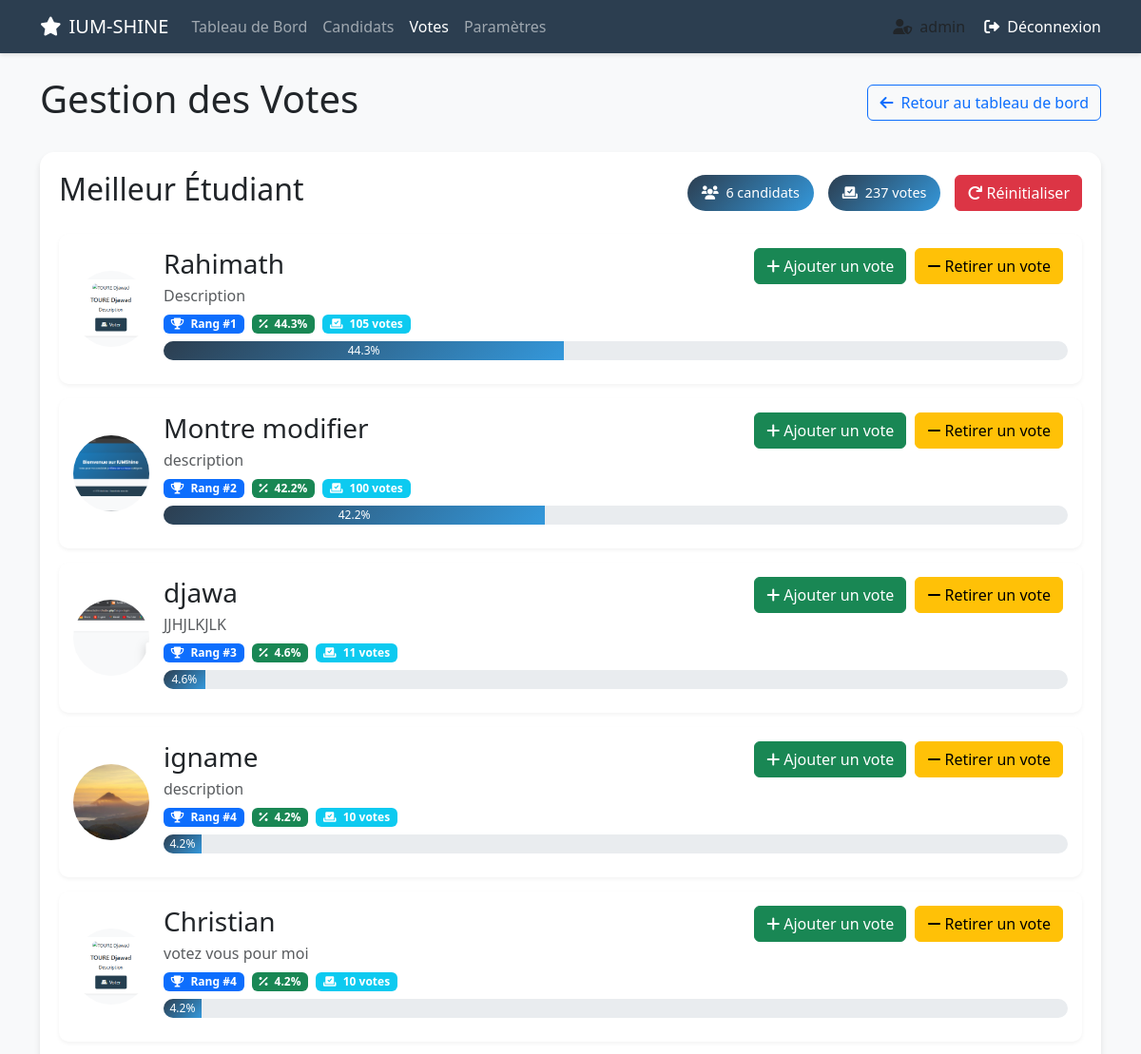
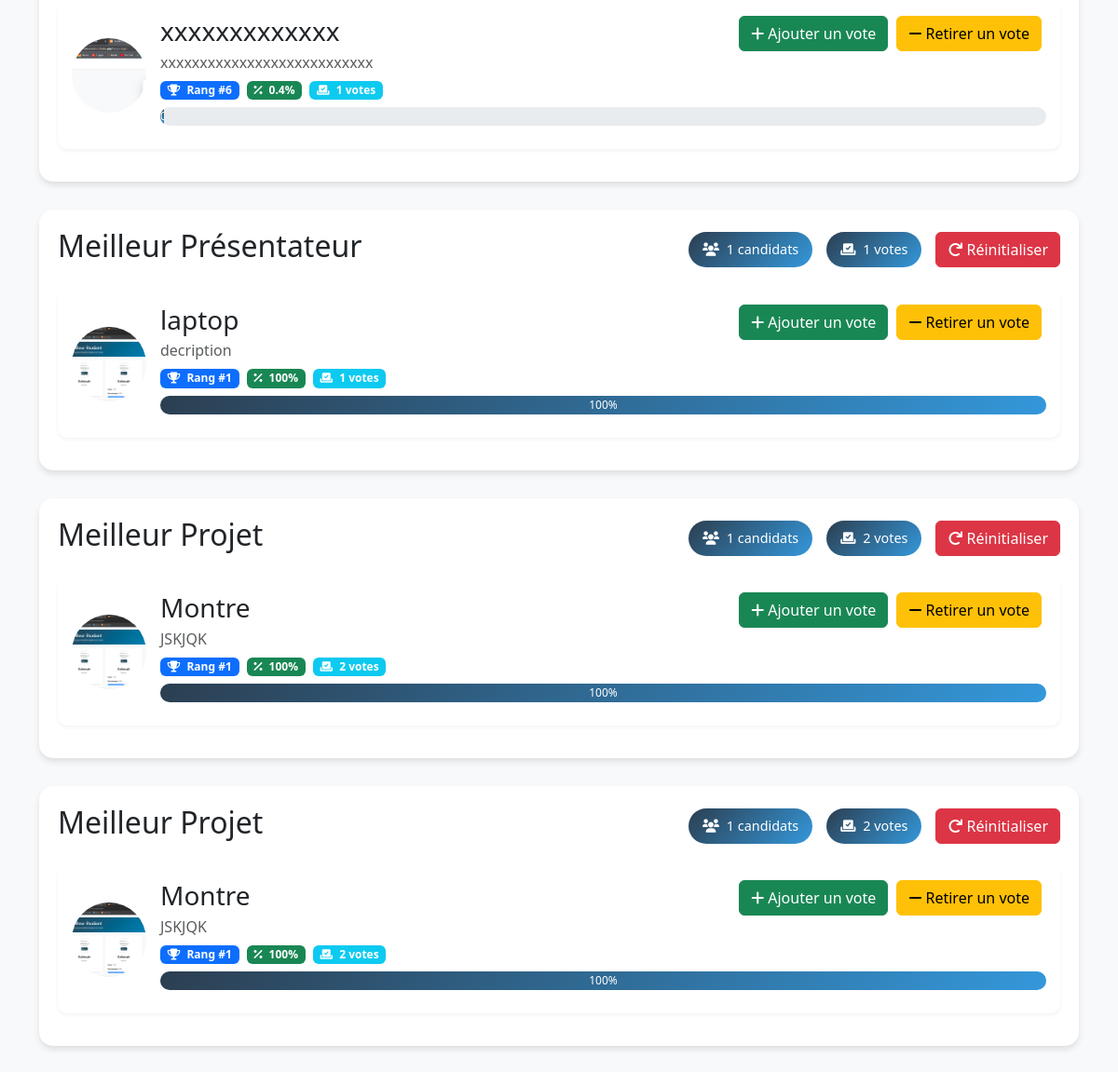
Page /admin.php?route=votes (signed in) on the committed database (2 pictures, top to bottom).
### tables this page shows
CREATE TABLE IF NOT EXISTS `categories` (
  `id` int NOT NULL AUTO_INCREMENT,
  `name` varchar(100) NOT NULL,
  `description` text,
  `created_at` timestamp NULL DEFAULT CURRENT_TIMESTAMP,
  PRIMARY KEY (`id`)
);

CREATE TABLE IF NOT EXISTS `candidates` (
  `id` int NOT NULL AUTO_INCREMENT,
  `category_id` int NOT NULL,
  `name` varchar(100) NOT NULL,
  `description` text,
  `motif` text NOT NULL,
  `photo` varchar(255) DEFAULT NULL,
  `created_at` timestamp NULL DEFAULT CURRENT_TIMESTAMP,
  PRIMARY KEY (`id`),
  KEY `category_id` (`category_id`)
);

### config/database.php (called while the page is built, shortened)
<?php
class Database {
    private $host = "localhost";
    private $db_name = "ium_shine";
    private $username = "root";
    private $password = "";
    public function getConnection() {
        $this->conn = null;
        try {
            $this->conn = new PDO(
                "mysql:host=" . $this->host . ";dbname=" . $this->db_name,
                $this->username,
                $this->password
            );
            $this->conn->setAttribute(PDO::ATTR_ERRMODE, PDO::ERRMODE_EXCEPTION);
            $this->conn->exec("set names utf8");
        } catch(PDOException $e) {
            echo "Erreur de connexion : " . $e->getMessage();
        }
        return $this->conn;
    }
}
?>

### views/admin/votes/list.php (the view, shortened to what this page needs)
<!DOCTYPE html>
<html lang="fr">
<head>
    <link href="https://cdn.jsdelivr.net/npm/bootstrap@5.3.0/dist/css/bootstrap.min.css" rel="stylesheet">
    <link href="https://cdnjs.cloudflare.com/ajax/libs/font-awesome/6.0.0/css/all.min.css" rel="stylesheet">
</head>
<body>
    <nav class="navbar navbar-expand-lg navbar-dark mb-4">
        <div class="container">
            <a class="navbar-brand" href="admin.php">
                <i class="fas fa-star me-2"></i>IUM-SHINE
            </a>
            <div class="collapse navbar-collapse" id="navbarNav">
                 <ul class="navbar-nav me-auto mb-2 mb-lg-0">
                    <li class="nav-item">
                        <a class="nav-link" href="admin.php">Tableau de Bord</a>
                    </li>
                    <li class="nav-item">
                        <a class="nav-link" href="admin.php?route=candidates">Candidats</a>
                    </li>
                    <li class="nav-item">
                        <a class="nav-link active" aria-current="page" href="admin.php?route=votes">Votes</a>
                    </li>
                     <li class="nav-item">
                        <a class="nav-link" href="admin.php?route=settings">Paramètres</a>
                    </li>
                </ul>
                <div class="admin-info">
                    <i class="fas fa-user-shield me-2"></i><?php echo htmlspecialchars($_SESSION['admin_username']); ?>
                     <a href="admin.php?route=logout" class="text-white text-decoration-none ms-3">
                        <i class="fas fa-sign-out-alt me-2"></i>Déconnexion
                    </a>
                </div>
            </div>
        </div>
    </nav>
    <div class="container mt-4">
        <div class="d-flex justify-content-between align-items-center mb-4">
            <h1>Gestion des Votes</h1>
            <a href="admin.php" class="btn btn-outline-primary">
                <i class="fas fa-arrow-left me-2"></i>Retour au tableau de bord
            </a>
        </div>
        <?php foreach ($categories as $category): ?>
        <div class="category-card">
            <div class="category-header">
                <h2><?php echo htmlspecialchars($category['name']); ?></h2>
                <div class="category-stats">
                    <span class="stat-badge">
                        <i class="fas fa-users me-1"></i>
                        <?php echo $category['total_candidates']; ?> candidats
                    </span>
                    <span class="stat-badge">
                        <i class="fas fa-vote-yea me-1"></i>
                        <?php echo $category['total_votes']; ?> votes
                    </span>
                    <a href="admin.php?route=votes&action=reset&category_id=<?php echo $category['id']; ?>"
                       class="btn btn-danger"
                       onclick="return confirm('Êtes-vous sûr de vouloir réinitialiser tous les votes de cette catégorie ?')">
                        <i class="fas fa-redo me-1"></i>Réinitialiser
                    </a>
                </div>
            </div>
            <?php foreach ($category['candidates'] as $candidate): ?>
            <div class="candidate-card">
                <div class="d-flex align-items-center">
                    <img src="<?php echo htmlspecialchars($candidate['photo']); ?>"
                         alt="<?php echo htmlspecialchars($candidate['name']); ?>"
                         class="candidate-photo">
                    <div class="flex-grow-1">
                        <div class="d-flex justify-content-between align-items-start">
                            <div>
                                <h3 class="mb-1"><?php echo htmlspecialchars($candidate['name']); ?></h3>
                                <p class="text-muted mb-2"><?php echo htmlspecialchars($candidate['description']); ?></p>
                                <div class="d-flex align-items-center">
                                    <span class="badge bg-primary me-2">
                                        <i class="fas fa-trophy me-1"></i>
                                        Rang #<?php echo $candidate['candidate_rank']; ?>
                                    </span>
                                    <span class="badge bg-success me-2">
                                        <i class="fas fa-percentage me-1"></i>
                                        <?php echo $candidate['percentage']; ?>%
                                    </span>
                                    <span class="badge bg-info">
                                        <i class="fas fa-vote-yea me-1"></i>
                                        <?php echo $candidate['vote_count']; ?> votes
                                    </span>
                                </div>
                            </div>
                            <div class="vote-buttons">
                                <a href="admin.php?route=votes&action=add&id=<?php echo $candidate['id']; ?>"
                                   class="btn btn-success">
                                    <i class="fas fa-plus me-1"></i>Ajouter un vote
                                </a>
                                <a href="admin.php?route=votes&action=remove&id=<?php echo $candidate['id']; ?>"
                                   class="btn btn-warning">
                                    <i class="fas fa-minus me-1"></i>Retirer un vote
                                </a>
                            </div>
                        </div>
                        <div class="progress mt-2">
                            <div class="progress-bar" role="progressbar"
                                 style="width: <?php echo $candidate['percentage']; ?>%"
                                 aria-valuenow="<?php echo $candidate['percentage']; ?>"
                                 aria-valuemin="0" aria-valuemax="100">
                                <?php echo $candidate['percentage']; ?>%
                            </div>
                        </div>
                    </div>
                </div>
            </div>
            <?php endforeach; ?>
        </div>
        <?php endforeach; ?>
    </div>
</body>
</html>

### views/admin/votes/list.php (style rules this page uses)
:root { --primary-color: #2c3e50; --secondary-color: #3498db; --accent-color: #e74c3c; }
body { font-family: 'Segoe UI', Tahoma, Geneva, Verdana, sans-serif; background-color: #f8f9fa; }
.navbar { background-color: var(--primary-color); box-shadow: 0 2px 4px rgba(0,0,0,0.1); }
.category-card { background: white; border-radius: 15px; padding: 20px; margin-bottom: 30px; box-shadow: 0 4px 6px rgba(0,0,0,0.1); }
.candidate-card { background: white; border-radius: 10px; padding: 15px; margin-bottom: 15px; box-shadow: 0 2px 4px rgba(0,0,0,0.05); transition: transform 0.2s ease; }
.candidate-photo { width: 80px; height: 80px; object-fit: cover; border-radius: 50%; margin-right: 15px; }
.progress { height: 20px; border-radius: 10px; margin: 10px 0; }
.progress-bar { background: linear-gradient(135deg, var(--primary-color), var(--secondary-color)); }
.vote-buttons .btn { margin-right: 5px; }
.category-header { display: flex; justify-content: space-between; align-items: center; margin-bottom: 20px; }
.category-stats { display: flex; gap: 15px; }
.stat-badge { background: linear-gradient(135deg, var(--primary-color), var(--secondary-color)); color: white; padding: 8px 15px; border-radius: 20px; font-size: 0.9em; }

### rows in the picture
categories: name "Meilleur Étudiant", total_candidates "6", total_votes "237"
candidates: photo (picture), name "Rahimath", description "Description", candidate_rank "1", percentage "44.3", vote_count "105"
candidates: photo (picture), name "Montre modifier", description "description", candidate_rank "2", percentage "42.2", vote_count "100"
candidates: photo (picture), name "djawa", description "JJHJLKJLK", candidate_rank "3", percentage "4.6", vote_count "11"
candidates: photo (picture), name "igname", description "description", candidate_rank "4", percentage "4.2", vote_count "10"
candidates: photo (picture), name "Christian", description "votez vous pour moi", candidate_rank "4", percentage "4.2", vote_count "10"
candidates: photo (picture), name "xxxxxxxxxxxxx", description "xxxxxxxxxxxxxxxxxxxxxxxxxxx", candidate_rank "6", percentage "0.4", vote_count "1"
categories: name "Meilleur Présentateur", total_candidates "1", total_votes "1"
candidates: photo (picture), name "laptop", description "decription", candidate_rank "1", percentage "100", vote_count "1"
categories: name "Meilleur Projet", total_candidates "1", total_votes "2"
candidates: photo (picture), name "Montre", description "JSKJQK", candidate_rank "1", percentage "100", vote_count "2"

### other values in the picture
$_SESSION['admin_username'] "admin"
